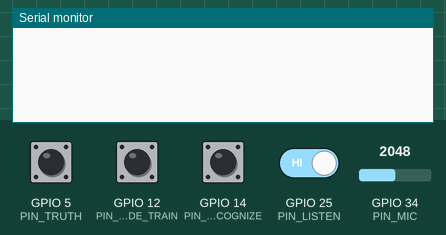
Recording of a sketch running on a simulated ESP32. On the bench: the last lines printed to the serial monitor. The test bench sets the inputs (shaded band); at power-on: GPIO 5 (PIN_TRUTH), GPIO 12 (PIN_MODE_TRAIN), GPIO 14 (PIN_MODE_RECOGNIZE), GPIO 25 (PIN_LISTEN) HIGH, GPIO 34 (PIN_MIC) = 2048.

Above: at 1.2 s.
1.3 s: GPIO 12 (PIN_MODE_TRAIN) pulled LOW for 0.15 s
At 2.3 s:
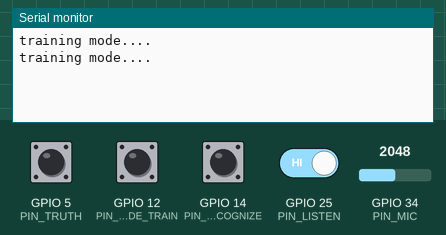
2.9 s: GPIO 14 (PIN_MODE_RECOGNIZE) pulled LOW for 0.15 s
At 3.5 s:
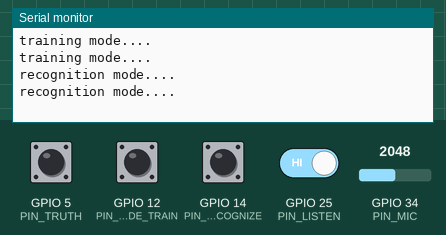
4.5 s: GPIO 12 (PIN_MODE_TRAIN) driven LOW and GPIO 25 (PIN_LISTEN) driven LOW
At 5.0 s:
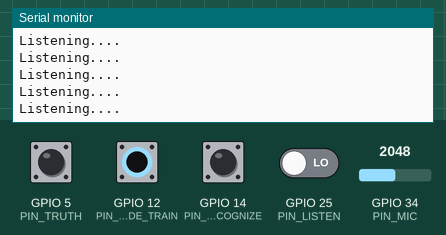
6.4 s: GPIO 14 (PIN_MODE_RECOGNIZE) driven LOW and GPIO 25 (PIN_LISTEN) driven HIGH
At 7.3 s:
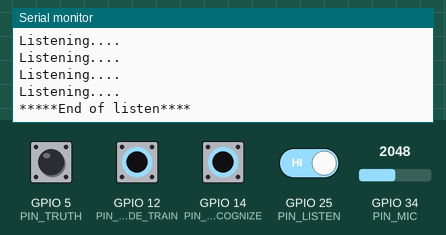
9.4 s: GPIO 25 (PIN_LISTEN) driven LOW
At 9.9 s:
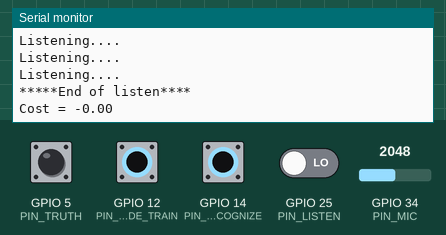

Measured:
- after the input at 1.3 s, the serial monitor: prints a new line at once (image 1)
- after the input at 2.9 s, the serial monitor: prints a new line at once (image 2)
- after the input at 4.5 s, the serial monitor: prints a new line at once (image 3)
- after the input at 6.4 s, the serial monitor: prints a new line at once (image 4)

The sketch:

Runs_no_overflow.ino
```cpp
#include <arduinoFFT.h>


#define SIGNAL_LENGTH 4096 // Must be a power of 2 so I chose 2^13
// Defines of Pins
#define PIN_MODE_TRAIN 12
#define PIN_MODE_RECOGNIZE 14
#define PIN_LISTEN 25 // pin used to tell esp to start listening
#define PIN_MIC 34 // pin connected to mic, used to read analog values
#define PIN_TRUTH 5

// used in training model
#define LEARNING_RATE 0.9


double reference_signal[SIGNAL_LENGTH] = {1/SIGNAL_LENGTH};
double curr_signal[SIGNAL_LENGTH] = {0};

// Create fft object from fft library
arduinoFFT FFT = arduinoFFT();
// used in training model
double predict = 0;
// imaginary part of the signal (all zeros but needed for fft)
double imag[SIGNAL_LENGTH] = {0};


void setup() {

  pinMode(PIN_MODE_TRAIN, INPUT);
  pinMode(PIN_MODE_RECOGNIZE, INPUT);
  pinMode(PIN_LISTEN, INPUT);
  pinMode(PIN_TRUTH, INPUT);

  // Setup for analog pin
  pinMode(PIN_MIC, INPUT);

  // put your setup code here, to run once:
  Serial.begin(115200);

}

void loop() {
  // Recognition mode
  if(!digitalRead(PIN_MODE_RECOGNIZE)){
    Serial.println("recognition mode....");
    if(!digitalRead(PIN_LISTEN)){
      // make all elements of curr_signal = 0
      for(int k = 0; k < SIGNAL_LENGTH; k++){
        curr_signal[k] = 0;
      }
      int i = 0;

      while(!digitalRead(PIN_LISTEN) && i < SIGNAL_LENGTH){
        Serial.println("Listening....");
        curr_signal[i] = (double) analogRead(PIN_MIC);
        i++;
        delayMicroseconds(100);
      }
      Serial.println("*****End of listen****");
      delay(5000);
      compute_fft(curr_signal);

      if(recognise(curr_signal)){
        Serial.println("Match");
      } else{
        Serial.println("No Match");
      }
    }
    // delay before polling PIN_MODE_RECOGNIZE again
    delay(100);
  } // END OF Recognition mode

/////////////////////// MODE BORDER ////////////////////

  // Training mode
  if(!digitalRead(PIN_MODE_TRAIN)){
    Serial.println("training mode....");
    if(!digitalRead(PIN_LISTEN)){
      // make all elements of curr_signal = 0
      for(int k = 0; k < SIGNAL_LENGTH; k++){
        curr_signal[k] = 0;
      }
      int i = 0;

      while(!digitalRead(PIN_LISTEN) && i < SIGNAL_LENGTH){
        Serial.println("Listening....");
        curr_signal[i] = (double) analogRead(PIN_MIC);
        i++;
        delayMicroseconds(100);
      }
      Serial.println("*****End of listen****");
      delay(2500);
      compute_fft(curr_signal);
      // update current reference signal with the new signal
      train(curr_signal);
      Serial.print("Cost = ");
      Serial.println(compute_cost());
      delay(2500);
    }
    // delay before polling PIN_MODE_TRAIN again
    delay(100);
  } // END OF Recognition mode

} // END OF LOOP


void compute_fft(double s[]){
  // make all elements of imag = 0
  for(int k = 0; k < SIGNAL_LENGTH; k++){
    imag[k] = 0;
  }

  FFT.DCRemoval();
  FFT.Windowing(s, SIGNAL_LENGTH, FFT_WIN_TYP_HAMMING, FFT_FORWARD);	/* Weigh data */
  FFT.Compute(s, imag, SIGNAL_LENGTH, FFT_FORWARD); /* Compute FFT */
  FFT.ComplexToMagnitude(s, imag, SIGNAL_LENGTH); /* Compute magnitudes */
}

double dot_product(double v1[], double v2[]){
  double result = 0;
  for(int i = 0; i < SIGNAL_LENGTH; i++){
    result += v1[i] * v2[i];
  }
}


double sigmoid(double x){
  double res;
  res = 1/(1+exp(-1*x));
  return res;
}


bool check_label(){
  int truth = !digitalRead(PIN_TRUTH);
  return truth;
}

double compute_cost(){
  double p1 = log(predict + pow(10, -6))/ log(2);
  double p2 = log(1-predict + pow(10, -6))/ log(2);
  int st_lbl =  check_label();
  return st_lbl * p1 - (1-st_lbl)* p2;
}


bool recognise(double s[]){
  predict = dot_product(s, reference_signal);
  predict = sigmoid(predict);
  return(predict > 0.5);

}

void train(double s[]){
  double d = dot_product(s, reference_signal);
  d = sigmoid(d);
  double loss = d - check_label();
  for(int k = 0; k < SIGNAL_LENGTH; k++){
    s[k] *= loss;
    reference_signal[k] = reference_signal[k] - LEARNING_RATE* s[k];
  }

}
```
